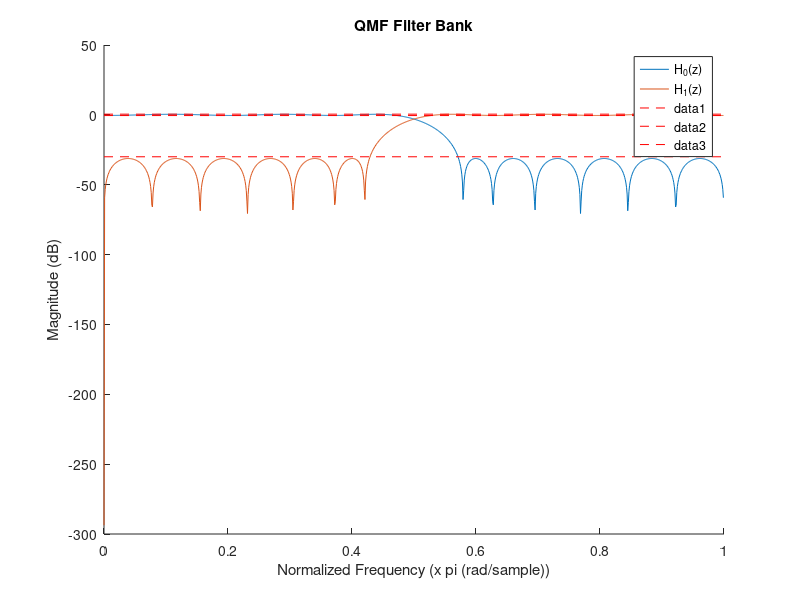
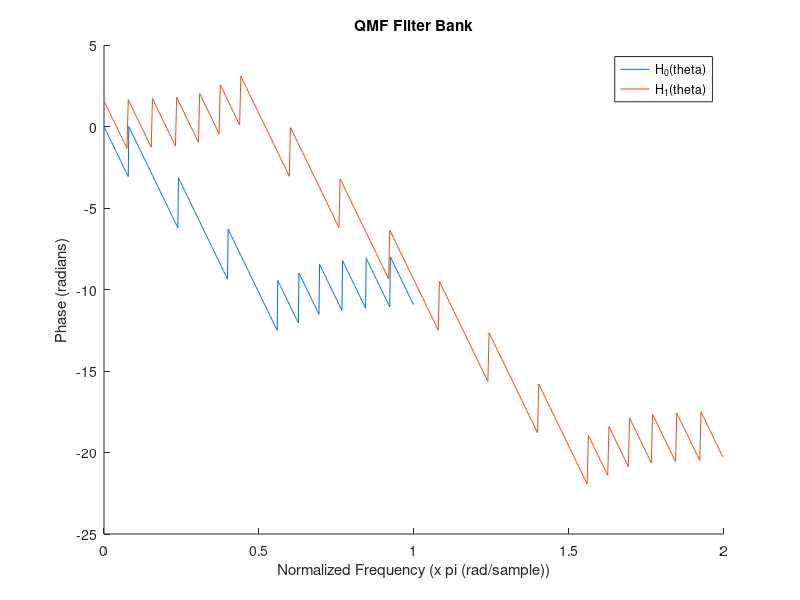
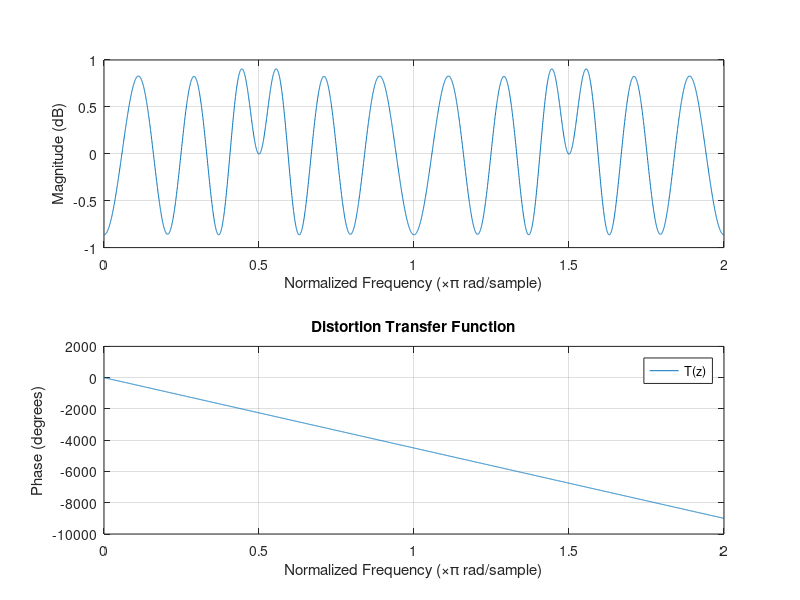
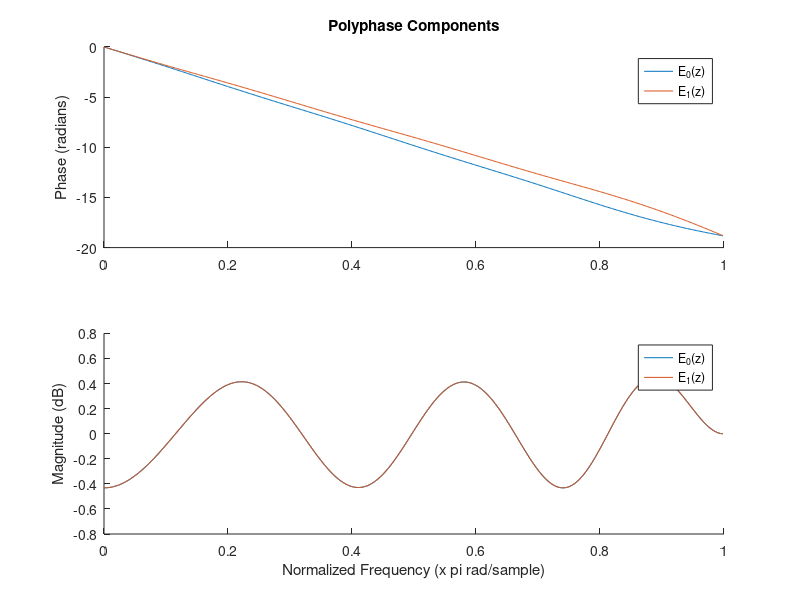

The MATLAB script that drew these images, in order:
%% Problem 1

clear all;

% H0(z) specifications
Rp = 0.5;   %dB
Rs = 30;    %dB
d1 = 1 - 10^(-Rp/20);
d2 = 10^(-Rs/20);
k = d1/d2;

% wc = 0.5241*pi;
wc = 0.5219*pi;
wp = wc - 0.05*pi;
ws = wc + 0.05*pi;
dw = 0.1*pi;

% Estimate the filter order required to meet specs
Norder = (-10*log10(d1*d2) - 13)/(2.324*dw);
Norder = ceil(Norder);

% Make sure that filter order is odd
if ~mod(Norder,2)
    Norder = Norder+1;
end

% Increase filter order since the estimate was underestimated
Norder = Norder+4;

% Compute H0(z) impulse response
b0 = firpm(Norder,[0 wp ws pi]/pi,[1 1 0 0],[1/k 1]);

% Compute H1(z) impulse response by modulating H0(z) impulse response
b1 = b0.*exp(-1j*pi*(0:length(b0)-1));

% Compute frequency responses H0(z) and H1(z)
N_FFT = 2048;
H0 = fft(b0,N_FFT);
H1 = fft(b1,N_FFT);
w = (0:1023)/1024;

% Compute phase response of H0(z) and H1(z)
[P0,w0] = phasez(b0,2048);
[P1,w1] = phasez(b1,2048);

% Compute 2X the distortion transfer function
T0 = (1/2)*(H0.^2 - H1.^2);
T0 = T0*2;

% Compute impulse response of distortion transfer function
t0 = ifft(T0);

% Plot magnitude response of H0(z) and H1(z)
figure(1)
hold on
plot(w, 20*log10(abs(H0(1:1024))));
plot(w, 20*log10(abs(H1(1:1024))));
title('QMF Filter Bank');xlabel('Normalized Frequency (x pi (rad/sample))');
ylabel('Magnitude (dB)');
legend('H_0(z)','H_1(z)');
line([0 1],[-30 -30],'color','red','LineStyle','--');
line([0 1],[-0.5 -0.5],'color','red','LineStyle','--');
line([0 1],[0.5 0.5],'color','red','LineStyle','--');

% Plot phase response of H0(z) and H1(z)
figure(2)
hold on
plot(w0/pi,P0);
plot(w1/pi,P1);
title('QMF Filter Bank');xlabel('Normalized Frequency (x pi (rad/sample))');
ylabel('Phase (radians)');
legend('H_0(theta)','H_1(theta)');

% Plot magnitude/phase response of distortion transfer function
figure(3)
freqz(t0);
title('Distortion Transfer Function');
legend('T(z)');

%% Problem 2
M = 2;

h0 = b0;
h1 = b1;

% Create each polyphase impulse response by resampling h(n) from problem 1.
e0_0 = M*h0(1:M:end);
e0_1 = M*h0(2:M:end);

e1_0 = M*h1(1:M:end);
e1_1 = M*h1(2:M:end);


% Interleaving polyphase components so that I could plot the impulse
% response and make sure it matched the direct form impulse response.
e0_L = zeros(1, length(e0_0)+length(e0_1));
e0_L(1:M:end) = e0_0;
e0_L(2:M:end) = e0_1;

e1_L = zeros(1, length(e1_0)+length(e1_1));
e1_L(1:M:end) = e1_0;
e1_L(2:M:end) = e1_1;


% Compute magnitude response for each polyphase component
[E0_0,w0_0] = freqz(e0_0);
[E0_1,w0_1] = freqz(e0_1);

[E1_0,w1_0] = freqz(e1_0);
[E1_1,w1_1] = freqz(e1_1);


% Compute phase response for each polyphase component
[P0_0,wp0_0] = phasez(e0_0);
[P0_1,wp0_1] = phasez(e0_1);

[P1_0,wp1_0] = phasez(e1_0);
[P1_1,wp1_1] = phasez(e1_1);

% Plot phase response for e0 and e1
figure(7);
subplot(211)
hold on
plot(wp0_0/pi, P0_0);
plot(wp0_1/pi, P0_1);
title('Polyphase Components');
ylabel('Phase (radians)');
legend('E_0(z)','E_1(z)');
hold off


% Plot magnitude response for e0 and e1
subplot(212)
hold on
plot(w0_0/pi, 20*log10(abs(E0_0)));
plot(w0_1/pi, 20*log10(abs(E0_1)));
xlabel('Normalized Frequency (x pi rad/sample)');
ylabel('Magnitude (dB)');
legend('E_0(z)','E_1(z)');
hold off

% Plot phase response for e0 and e1
figure(8);
subplot(211)
hold on
plot(wp1_0/pi, P1_0);
plot(wp1_1/pi, P1_1);
title('Polyphase Components');
ylabel('Phase (radians)');
legend('E_0(z)','E_1(z)');
hold off


% Plot magnitude response for e0 and e1
subplot(212)
hold on
plot(w1_0/pi, 20*log10(abs(E1_0)));
plot(w1_1/pi, 20*log10(abs(E1_1)));
xlabel('Normalized Frequency (x pi rad/sample)');
ylabel('Magnitude (dB)');
legend('E_0(z)','E_1(z)');
hold off
